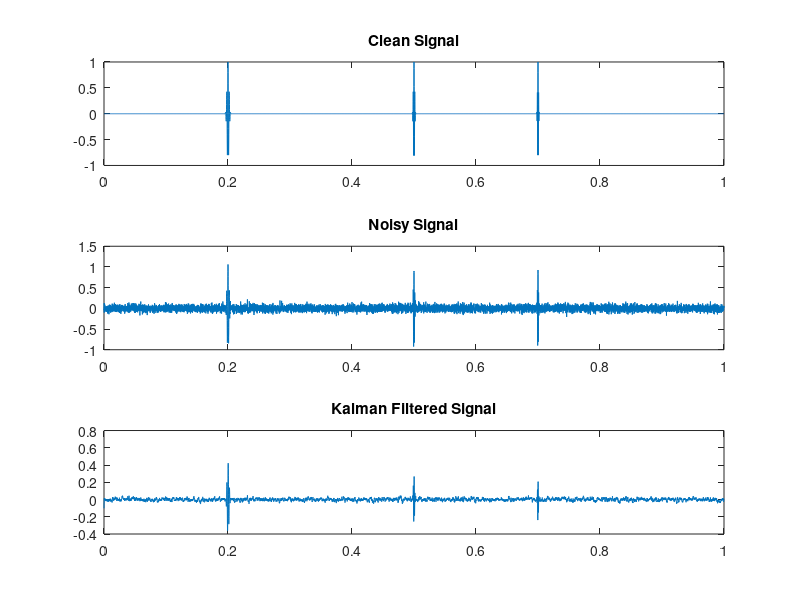

Recreate this plot in MATLAB.
% kalman_filter_denoising.m
% Applies a basic 1D Kalman filter to the noisy signal

% Load data
load('results/simulated_signals.mat');  % clean_signal, noisy_signal, t, fs

% Initialize Kalman filter variables
n = length(noisy_signal);
x_est = zeros(1, n);     % Estimated signal
P = zeros(1, n);         % Error covariance

% Kalman filter parameters
Q = 0.01;                % Process noise covariance
R = 0.5;                 % Measurement noise covariance
A = 1;                   % State transition matrix
H = 1;                   % Measurement matrix

% Initial guesses
x_est(1) = noisy_signal(1);
P(1) = 1;

% Apply Kalman filter
for k = 2:n
    % Prediction
    x_pred = A * x_est(k-1);
    P_pred = A * P(k-1) * A' + Q;

    % Update
    K = P_pred * H' / (H * P_pred * H' + R);
    x_est(k) = x_pred + K * (noisy_signal(k) - H * x_pred);
    P(k) = (1 - K * H) * P_pred;
end

% Plot
figure;
subplot(3,1,1); plot(t, clean_signal); title('Clean Signal');
subplot(3,1,2); plot(t, noisy_signal); title('Noisy Signal');
subplot(3,1,3); plot(t, x_est); title('Kalman Filtered Signal');

% Save result
kalman_filtered_signal = x_est;
save('results/denoised_kalman.mat', 'kalman_filtered_signal');